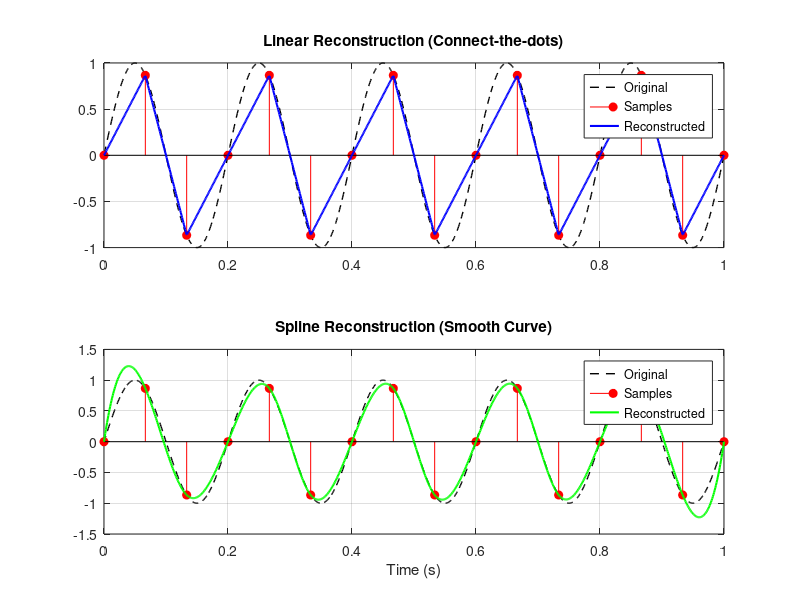

Write the MATLAB code that produced this figure.
% --- Problem 6: Signal Reconstruction ---
f = 5;                % Frequency of the signal (5 Hz)
T = 1.0;              % Duration (1 second)

% 1. The "Analog" Ground Truth
t_fine = 0:0.001:T;
x_analog = sin(2 * pi * f * t_fine);

% 2. Sampling (Above Nyquist to make reconstruction possible)
fs = 15;              % Sampling at 15 Hz (Nyquist is 10 Hz)
t_samples = 0:1/fs:T;
x_samples = sin(2 * pi * f * t_samples);

% 3. Reconstruction using interp1
% Linear Interpolation: Connects dots with straight lines
x_linear = interp1(t_samples, x_samples, t_fine, 'linear');

% Spline Interpolation: Uses smooth curves (closer to ideal reconstruction)
x_spline = interp1(t_samples, x_samples, t_fine, 'spline');

% --- Plotting ---
figure('Name', 'Problem 6: Reconstruction');

% Plot 1: Linear Reconstruction
subplot(2,1,1);
plot(t_fine, x_analog, 'k--', 'LineWidth', 1); hold on;
stem(t_samples, x_samples, 'filled', 'r');
plot(t_fine, x_linear, 'b', 'LineWidth', 1.5);
title('Linear Reconstruction (Connect-the-dots)');
legend('Original', 'Samples', 'Reconstructed');
grid on;

% Plot 2: Spline Reconstruction
subplot(2,1,2);
plot(t_fine, x_analog, 'k--', 'LineWidth', 1); hold on;
stem(t_samples, x_samples, 'filled', 'r');
plot(t_fine, x_spline, 'g', 'LineWidth', 1.5);
title('Spline Reconstruction (Smooth Curve)');
legend('Original', 'Samples', 'Reconstructed');
xlabel('Time (s)');
grid on;
